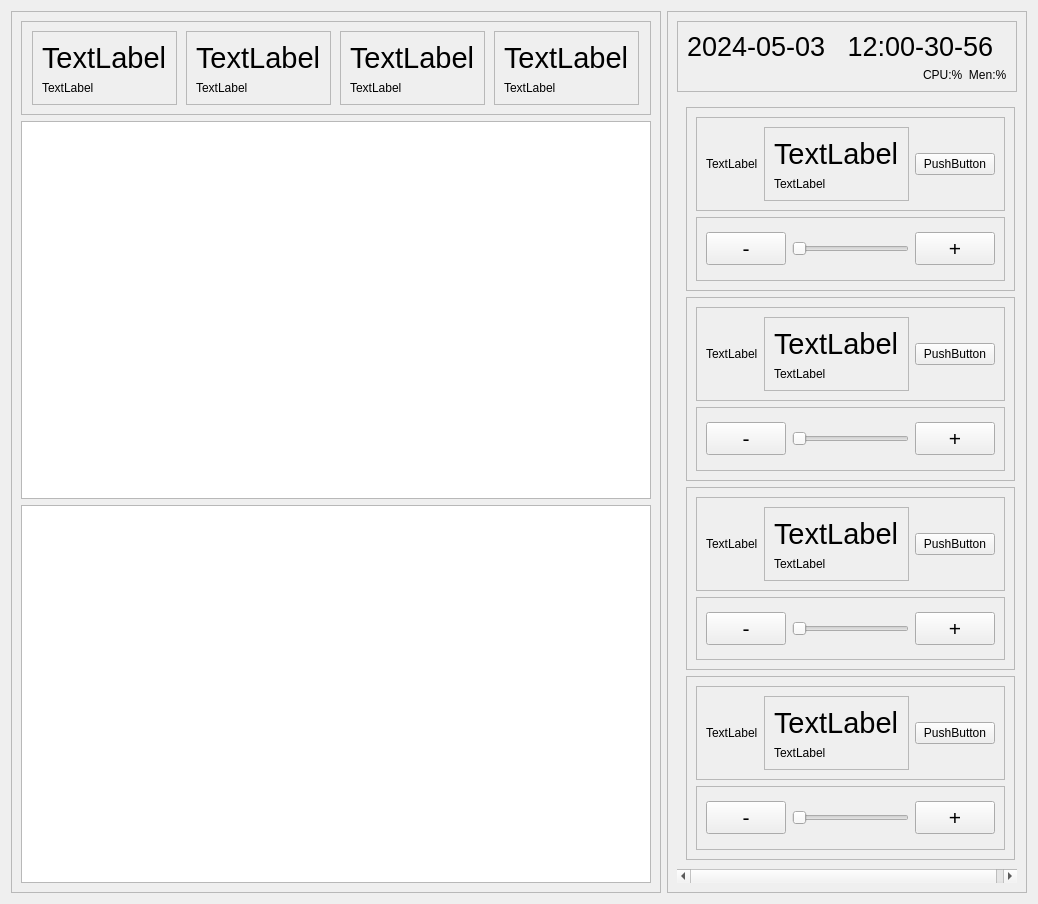
<?xml version="1.0" encoding="UTF-8"?>
<ui version="4.0">
 <class>Frame</class>
 <widget class="QFrame" name="Frame">
  <property name="geometry">
   <rect>
    <x>0</x>
    <y>0</y>
    <width>1038</width>
    <height>904</height>
   </rect>
  </property>
  <property name="windowTitle">
   <string>Frame</string>
  </property>
  <layout class="QHBoxLayout" name="horizontalLayout_2">
   <item>
    <widget class="QFrame" name="frame_8">
     <property name="frameShape">
      <enum>QFrame::StyledPanel</enum>
     </property>
     <property name="frameShadow">
      <enum>QFrame::Raised</enum>
     </property>
     <layout class="QVBoxLayout" name="verticalLayout_6">
      <item>
       <widget class="QFrame" name="frame_7">
        <property name="frameShape">
         <enum>QFrame::StyledPanel</enum>
        </property>
        <property name="frameShadow">
         <enum>QFrame::Raised</enum>
        </property>
        <layout class="QHBoxLayout" name="horizontalLayout">
         <item alignment="Qt::AlignHCenter|Qt::AlignVCenter">
          <widget class="QFrame" name="frame_6">
           <property name="frameShape">
            <enum>QFrame::StyledPanel</enum>
           </property>
           <property name="frameShadow">
            <enum>QFrame::Raised</enum>
           </property>
           <layout class="QVBoxLayout" name="verticalLayout_5">
            <item>
             <widget class="QLabel" name="label_9">
              <property name="font">
               <font>
                <pointsize>22</pointsize>
               </font>
              </property>
              <property name="text">
               <string>TextLabel</string>
              </property>
             </widget>
            </item>
            <item>
             <widget class="QLabel" name="label_10">
              <property name="text">
               <string>TextLabel</string>
              </property>
             </widget>
            </item>
           </layout>
          </widget>
         </item>
         <item alignment="Qt::AlignHCenter|Qt::AlignVCenter">
          <widget class="QFrame" name="frame">
           <property name="frameShape">
            <enum>QFrame::StyledPanel</enum>
           </property>
           <property name="frameShadow">
            <enum>QFrame::Raised</enum>
           </property>
           <layout class="QVBoxLayout" name="verticalLayout_2">
            <item>
             <widget class="QLabel" name="label_3">
              <property name="font">
               <font>
                <pointsize>22</pointsize>
               </font>
              </property>
              <property name="text">
               <string>TextLabel</string>
              </property>
             </widget>
            </item>
            <item>
             <widget class="QLabel" name="label_4">
              <property name="text">
               <string>TextLabel</string>
              </property>
             </widget>
            </item>
           </layout>
          </widget>
         </item>
         <item alignment="Qt::AlignHCenter|Qt::AlignVCenter">
          <widget class="QFrame" name="frame_2">
           <property name="frameShape">
            <enum>QFrame::StyledPanel</enum>
           </property>
           <property name="frameShadow">
            <enum>QFrame::Raised</enum>
           </property>
           <layout class="QVBoxLayout" name="verticalLayout">
            <item>
             <widget class="QLabel" name="label">
              <property name="font">
               <font>
                <pointsize>22</pointsize>
               </font>
              </property>
              <property name="text">
               <string>TextLabel</string>
              </property>
             </widget>
            </item>
            <item>
             <widget class="QLabel" name="label_2">
              <property name="text">
               <string>TextLabel</string>
              </property>
             </widget>
            </item>
           </layout>
          </widget>
         </item>
         <item alignment="Qt::AlignHCenter|Qt::AlignVCenter">
          <widget class="QFrame" name="frame_5">
           <property name="frameShape">
            <enum>QFrame::StyledPanel</enum>
           </property>
           <property name="frameShadow">
            <enum>QFrame::Raised</enum>
           </property>
           <layout class="QVBoxLayout" name="verticalLayout_4">
            <item>
             <widget class="QLabel" name="label_7">
              <property name="font">
               <font>
                <pointsize>22</pointsize>
               </font>
              </property>
              <property name="text">
               <string>TextLabel</string>
              </property>
             </widget>
            </item>
            <item>
             <widget class="QLabel" name="label_8">
              <property name="text">
               <string>TextLabel</string>
              </property>
             </widget>
            </item>
           </layout>
          </widget>
         </item>
        </layout>
       </widget>
      </item>
      <item>
       <widget class="QChartVIew" name="graphicsView_2"/>
      </item>
      <item>
       <widget class="QChartVIew" name="graphicsView"/>
      </item>
     </layout>
    </widget>
   </item>
   <item>
    <widget class="QFrame" name="frame_3">
     <property name="maximumSize">
      <size>
       <width>360</width>
       <height>16777215</height>
      </size>
     </property>
     <property name="frameShape">
      <enum>QFrame::StyledPanel</enum>
     </property>
     <property name="frameShadow">
      <enum>QFrame::Raised</enum>
     </property>
     <layout class="QVBoxLayout" name="verticalLayout_7">
      <item>
       <widget class="QFrame" name="frame_4">
        <property name="frameShape">
         <enum>QFrame::StyledPanel</enum>
        </property>
        <property name="frameShadow">
         <enum>QFrame::Raised</enum>
        </property>
        <layout class="QVBoxLayout" name="verticalLayout_3">
         <item>
          <widget class="QLabel" name="label_5">
           <property name="font">
            <font>
             <pointsize>20</pointsize>
            </font>
           </property>
           <property name="text">
            <string>2024-05-03   12:00-30-56</string>
           </property>
          </widget>
         </item>
         <item alignment="Qt::AlignRight">
          <widget class="QLabel" name="label_6">
           <property name="text">
            <string>CPU:%  Men:%</string>
           </property>
          </widget>
         </item>
        </layout>
       </widget>
      </item>
      <item>
       <widget class="QScrollArea" name="scrollArea">
        <property name="frameShape">
         <enum>QFrame::NoFrame</enum>
        </property>
        <property name="widgetResizable">
         <bool>true</bool>
        </property>
        <widget class="QWidget" name="scrollAreaWidgetContents">
         <property name="geometry">
          <rect>
           <x>-7</x>
           <y>0</y>
           <width>347</width>
           <height>768</height>
          </rect>
         </property>
         <layout class="QVBoxLayout" name="verticalLayout_8">
          <item>
           <widget class="QFrame" name="frame_18">
            <property name="frameShape">
             <enum>QFrame::StyledPanel</enum>
            </property>
            <property name="frameShadow">
             <enum>QFrame::Raised</enum>
            </property>
            <layout class="QVBoxLayout" name="verticalLayout_14">
             <item>
              <widget class="QFrame" name="frame_15">
               <property name="frameShape">
                <enum>QFrame::StyledPanel</enum>
               </property>
               <property name="frameShadow">
                <enum>QFrame::Raised</enum>
               </property>
               <layout class="QHBoxLayout" name="horizontalLayout_7">
                <item>
                 <widget class="QLabel" name="label_20">
                  <property name="text">
                   <string>TextLabel</string>
                  </property>
                 </widget>
                </item>
                <item>
                 <widget class="QFrame" name="frame_19">
                  <property name="frameShape">
                   <enum>QFrame::StyledPanel</enum>
                  </property>
                  <property name="frameShadow">
                   <enum>QFrame::Raised</enum>
                  </property>
                  <layout class="QVBoxLayout" name="verticalLayout_11">
                   <item>
                    <widget class="QLabel" name="label_21">
                     <property name="font">
                      <font>
                       <pointsize>22</pointsize>
                      </font>
                     </property>
                     <property name="text">
                      <string>TextLabel</string>
                     </property>
                    </widget>
                   </item>
                   <item>
                    <widget class="QLabel" name="label_24">
                     <property name="text">
                      <string>TextLabel</string>
                     </property>
                    </widget>
                   </item>
                  </layout>
                 </widget>
                </item>
                <item>
                 <widget class="QPushButton" name="pushButton_6">
                  <property name="text">
                   <string>PushButton</string>
                  </property>
                 </widget>
                </item>
               </layout>
              </widget>
             </item>
             <item>
              <widget class="QFrame" name="frame_20">
               <property name="frameShape">
                <enum>QFrame::StyledPanel</enum>
               </property>
               <property name="frameShadow">
                <enum>QFrame::Raised</enum>
               </property>
               <layout class="QHBoxLayout" name="horizontalLayout_8">
                <item>
                 <widget class="QPushButton" name="pushButton_7">
                  <property name="font">
                   <font>
                    <pointsize>16</pointsize>
                   </font>
                  </property>
                  <property name="text">
                   <string>-</string>
                  </property>
                 </widget>
                </item>
                <item>
                 <widget class="QSlider" name="horizontalSlider_4">
                  <property name="orientation">
                   <enum>Qt::Horizontal</enum>
                  </property>
                 </widget>
                </item>
                <item>
                 <widget class="QPushButton" name="pushButton_8">
                  <property name="font">
                   <font>
                    <pointsize>16</pointsize>
                   </font>
                  </property>
                  <property name="text">
                   <string>+</string>
                  </property>
                 </widget>
                </item>
               </layout>
              </widget>
             </item>
            </layout>
           </widget>
          </item>
          <item>
           <widget class="QFrame" name="frame_21">
            <property name="frameShape">
             <enum>QFrame::StyledPanel</enum>
            </property>
            <property name="frameShadow">
             <enum>QFrame::Raised</enum>
            </property>
            <layout class="QVBoxLayout" name="verticalLayout_15">
             <item>
              <widget class="QFrame" name="frame_22">
               <property name="frameShape">
                <enum>QFrame::StyledPanel</enum>
               </property>
               <property name="frameShadow">
                <enum>QFrame::Raised</enum>
               </property>
               <layout class="QHBoxLayout" name="horizontalLayout_9">
                <item>
                 <widget class="QLabel" name="label_25">
                  <property name="text">
                   <string>TextLabel</string>
                  </property>
                 </widget>
                </item>
                <item>
                 <widget class="QFrame" name="frame_23">
                  <property name="frameShape">
                   <enum>QFrame::StyledPanel</enum>
                  </property>
                  <property name="frameShadow">
                   <enum>QFrame::Raised</enum>
                  </property>
                  <layout class="QVBoxLayout" name="verticalLayout_16">
                   <item>
                    <widget class="QLabel" name="label_26">
                     <property name="font">
                      <font>
                       <pointsize>22</pointsize>
                      </font>
                     </property>
                     <property name="text">
                      <string>TextLabel</string>
                     </property>
                    </widget>
                   </item>
                   <item>
                    <widget class="QLabel" name="label_27">
                     <property name="text">
                      <string>TextLabel</string>
                     </property>
                    </widget>
                   </item>
                  </layout>
                 </widget>
                </item>
                <item>
                 <widget class="QPushButton" name="pushButton_9">
                  <property name="text">
                   <string>PushButton</string>
                  </property>
                 </widget>
                </item>
               </layout>
              </widget>
             </item>
             <item>
              <widget class="QFrame" name="frame_24">
               <property name="frameShape">
                <enum>QFrame::StyledPanel</enum>
               </property>
               <property name="frameShadow">
                <enum>QFrame::Raised</enum>
               </property>
               <layout class="QHBoxLayout" name="horizontalLayout_10">
                <item>
                 <widget class="QPushButton" name="pushButton_10">
                  <property name="font">
                   <font>
                    <pointsize>16</pointsize>
                   </font>
                  </property>
                  <property name="text">
                   <string>-</string>
                  </property>
                 </widget>
                </item>
                <item>
                 <widget class="QSlider" name="horizontalSlider_5">
                  <property name="orientation">
                   <enum>Qt::Horizontal</enum>
                  </property>
                 </widget>
                </item>
                <item>
                 <widget class="QPushButton" name="pushButton_11">
                  <property name="font">
                   <font>
                    <pointsize>16</pointsize>
                   </font>
                  </property>
                  <property name="text">
                   <string>+</string>
                  </property>
                 </widget>
                </item>
               </layout>
              </widget>
             </item>
            </layout>
           </widget>
          </item>
          <item>
           <widget class="QFrame" name="frame_17">
            <property name="frameShape">
             <enum>QFrame::StyledPanel</enum>
            </property>
            <property name="frameShadow">
             <enum>QFrame::Raised</enum>
            </property>
            <layout class="QVBoxLayout" name="verticalLayout_13">
             <item>
              <widget class="QFrame" name="frame_13">
               <property name="frameShape">
                <enum>QFrame::StyledPanel</enum>
               </property>
               <property name="frameShadow">
                <enum>QFrame::Raised</enum>
               </property>
               <layout class="QHBoxLayout" name="horizontalLayout_5">
                <item>
                 <widget class="QLabel" name="label_17">
                  <property name="text">
                   <string>TextLabel</string>
                  </property>
                 </widget>
                </item>
                <item>
                 <widget class="QFrame" name="frame_14">
                  <property name="frameShape">
                   <enum>QFrame::StyledPanel</enum>
                  </property>
                  <property name="frameShadow">
                   <enum>QFrame::Raised</enum>
                  </property>
                  <layout class="QVBoxLayout" name="verticalLayout_10">
                   <item>
                    <widget class="QLabel" name="label_18">
                     <property name="font">
                      <font>
                       <pointsize>22</pointsize>
                      </font>
                     </property>
                     <property name="text">
                      <string>TextLabel</string>
                     </property>
                    </widget>
                   </item>
                   <item>
                    <widget class="QLabel" name="label_19">
                     <property name="text">
                      <string>TextLabel</string>
                     </property>
                    </widget>
                   </item>
                  </layout>
                 </widget>
                </item>
                <item>
                 <widget class="QPushButton" name="pushButton_3">
                  <property name="text">
                   <string>PushButton</string>
                  </property>
                 </widget>
                </item>
               </layout>
              </widget>
             </item>
             <item>
              <widget class="QFrame" name="frame_16">
               <property name="frameShape">
                <enum>QFrame::StyledPanel</enum>
               </property>
               <property name="frameShadow">
                <enum>QFrame::Raised</enum>
               </property>
               <layout class="QHBoxLayout" name="horizontalLayout_6">
                <item>
                 <widget class="QPushButton" name="pushButton_5">
                  <property name="font">
                   <font>
                    <pointsize>16</pointsize>
                   </font>
                  </property>
                  <property name="text">
                   <string>-</string>
                  </property>
                 </widget>
                </item>
                <item>
                 <widget class="QSlider" name="horizontalSlider_3">
                  <property name="orientation">
                   <enum>Qt::Horizontal</enum>
                  </property>
                 </widget>
                </item>
                <item>
                 <widget class="QPushButton" name="pushButton_4">
                  <property name="font">
                   <font>
                    <pointsize>16</pointsize>
                   </font>
                  </property>
                  <property name="text">
                   <string>+</string>
                  </property>
                 </widget>
                </item>
               </layout>
              </widget>
             </item>
            </layout>
           </widget>
          </item>
          <item>
           <widget class="QFrame" name="frame_25">
            <property name="frameShape">
             <enum>QFrame::StyledPanel</enum>
            </property>
            <property name="frameShadow">
             <enum>QFrame::Raised</enum>
            </property>
            <layout class="QVBoxLayout" name="verticalLayout_18">
             <item>
              <widget class="QFrame" name="frame_29">
               <property name="frameShape">
                <enum>QFrame::StyledPanel</enum>
               </property>
               <property name="frameShadow">
                <enum>QFrame::Raised</enum>
               </property>
               <layout class="QHBoxLayout" name="horizontalLayout_13">
                <item>
                 <widget class="QLabel" name="label_29">
                  <property name="text">
                   <string>TextLabel</string>
                  </property>
                 </widget>
                </item>
                <item>
                 <widget class="QFrame" name="frame_30">
                  <property name="frameShape">
                   <enum>QFrame::StyledPanel</enum>
                  </property>
                  <property name="frameShadow">
                   <enum>QFrame::Raised</enum>
                  </property>
                  <layout class="QVBoxLayout" name="verticalLayout_19">
                   <item>
                    <widget class="QLabel" name="label_30">
                     <property name="font">
                      <font>
                       <pointsize>22</pointsize>
                      </font>
                     </property>
                     <property name="text">
                      <string>TextLabel</string>
                     </property>
                    </widget>
                   </item>
                   <item>
                    <widget class="QLabel" name="label_31">
                     <property name="text">
                      <string>TextLabel</string>
                     </property>
                    </widget>
                   </item>
                  </layout>
                 </widget>
                </item>
                <item>
                 <widget class="QPushButton" name="pushButton_15">
                  <property name="text">
                   <string>PushButton</string>
                  </property>
                 </widget>
                </item>
               </layout>
              </widget>
             </item>
             <item>
              <widget class="QFrame" name="frame_31">
               <property name="frameShape">
                <enum>QFrame::StyledPanel</enum>
               </property>
               <property name="frameShadow">
                <enum>QFrame::Raised</enum>
               </property>
               <layout class="QHBoxLayout" name="horizontalLayout_14">
                <item>
                 <widget class="QPushButton" name="pushButton_16">
                  <property name="font">
                   <font>
                    <pointsize>16</pointsize>
                   </font>
                  </property>
                  <property name="text">
                   <string>-</string>
                  </property>
                 </widget>
                </item>
                <item>
                 <widget class="QSlider" name="horizontalSlider_7">
                  <property name="orientation">
                   <enum>Qt::Horizontal</enum>
                  </property>
                 </widget>
                </item>
                <item>
                 <widget class="QPushButton" name="pushButton_17">
                  <property name="font">
                   <font>
                    <pointsize>16</pointsize>
                   </font>
                  </property>
                  <property name="text">
                   <string>+</string>
                  </property>
                 </widget>
                </item>
               </layout>
              </widget>
             </item>
            </layout>
           </widget>
          </item>
         </layout>
        </widget>
       </widget>
      </item>
     </layout>
    </widget>
   </item>
  </layout>
 </widget>
 <customwidgets>
  <customwidget>
   <class>QChartVIew</class>
   <extends>QGraphicsView</extends>
   <header>qchartview.h</header>
  </customwidget>
 </customwidgets>
 <resources/>
 <connections/>
</ui>
